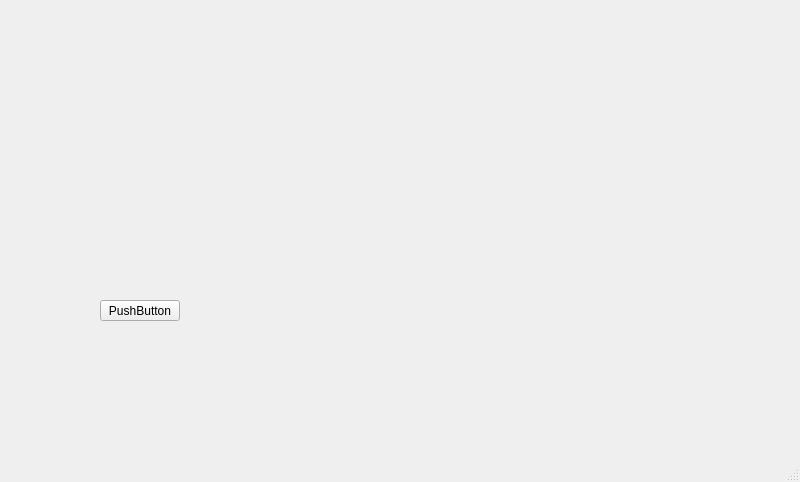
<?xml version="1.0" encoding="UTF-8"?>
<ui version="4.0">
 <class>MainWindow</class>
 <widget class="QMainWindow" name="MainWindow">
  <property name="geometry">
   <rect>
    <x>0</x>
    <y>0</y>
    <width>800</width>
    <height>482</height>
   </rect>
  </property>
  <property name="windowTitle">
   <string>MainWindow</string>
  </property>
  <widget class="QWidget" name="centralwidget">
   <widget class="QPushButton" name="pushButton">
    <property name="geometry">
     <rect>
      <x>100</x>
      <y>300</y>
      <width>80</width>
      <height>21</height>
     </rect>
    </property>
    <property name="text">
     <string>PushButton</string>
    </property>
   </widget>
  </widget>
  <widget class="QMenuBar" name="menubar">
   <property name="geometry">
    <rect>
     <x>0</x>
     <y>0</y>
     <width>800</width>
     <height>20</height>
    </rect>
   </property>
  </widget>
  <widget class="QStatusBar" name="statusbar"/>
 </widget>
 <resources/>
 <connections/>
</ui>
